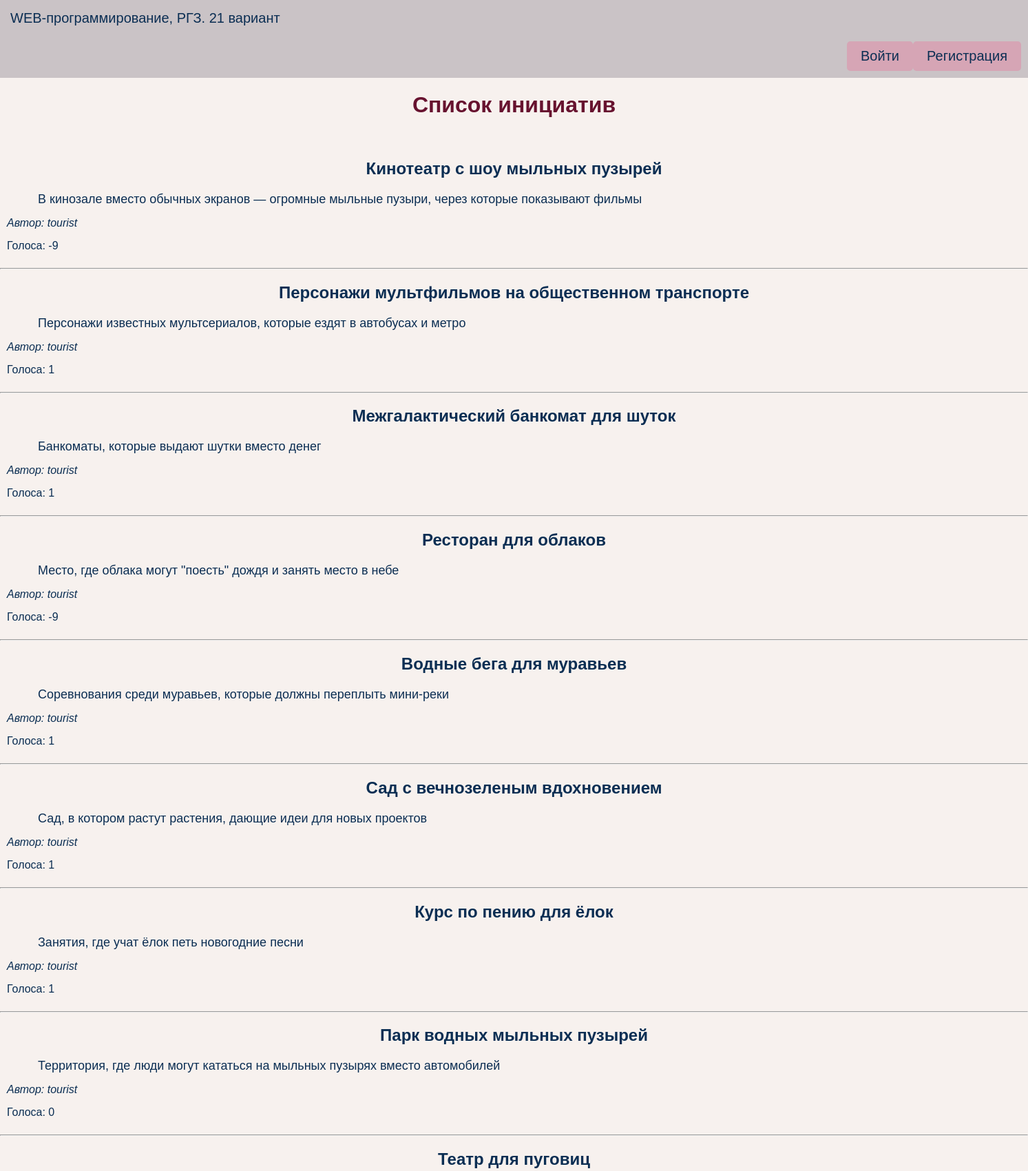
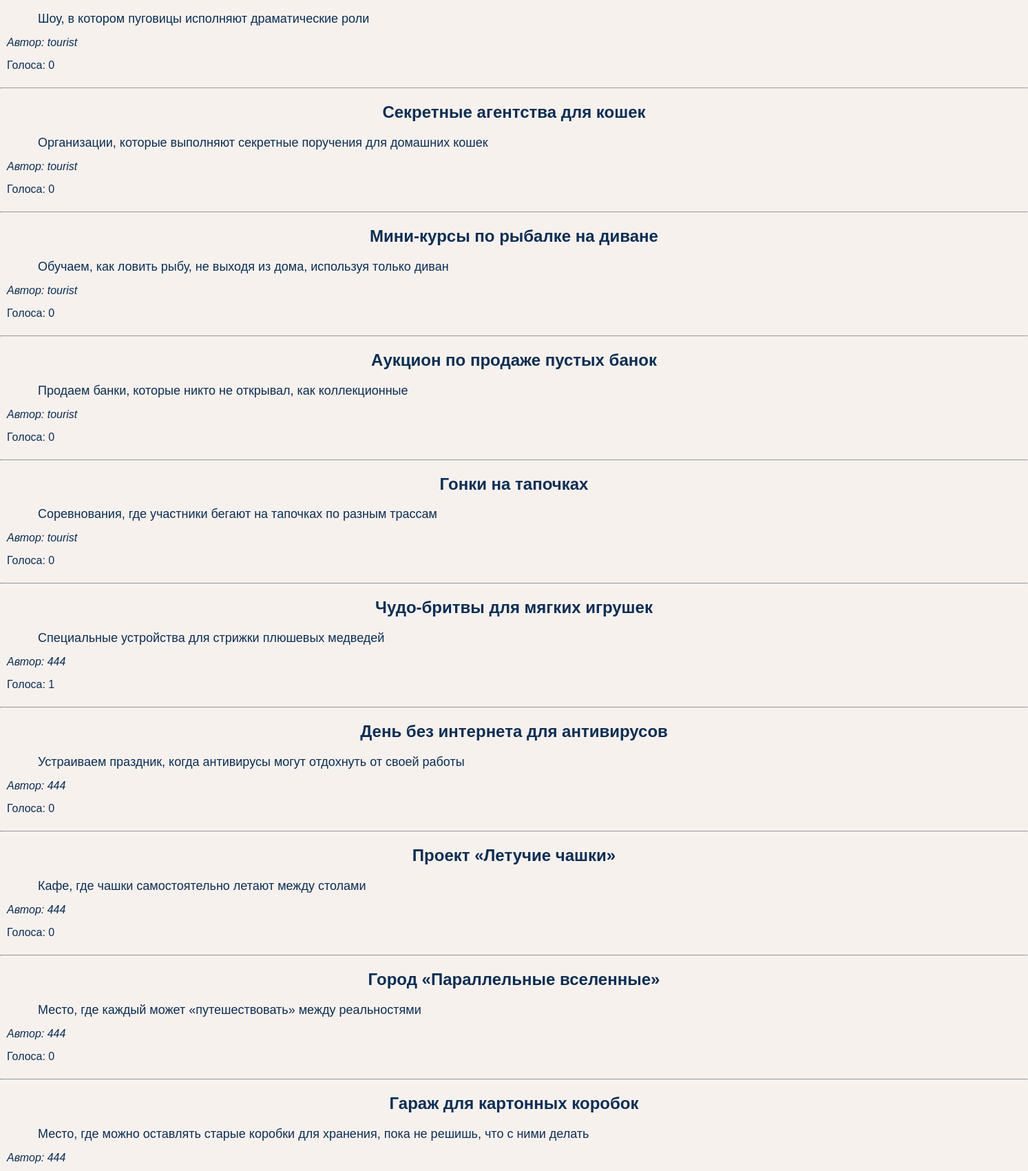
The page / (upper part) on the database its author committed (2 pictures, top to bottom).
### tables this page shows
CREATE TABLE initiatives (
            id INTEGER PRIMARY KEY AUTOINCREMENT,
            title TEXT NOT NULL,
            content TEXT NOT NULL,
            created_at DATETIME DEFAULT CURRENT_TIMESTAMP,
            author_id INTEGER,
            votes INTEGER DEFAULT 0,
            FOREIGN KEY(author_id) REFERENCES users(id)
        );

CREATE TABLE users (
            id INTEGER PRIMARY KEY AUTOINCREMENT,
            username TEXT NOT NULL UNIQUE,
            password TEXT NOT NULL,
            is_admin INTEGER DEFAULT 0
        );

### app.py (the view)
@app.route('/')
def index():
    page = request.args.get('page', 1, type=int)
    limit = 20
    offset = (page - 1) * limit
    initiatives = get_db().execute("""
        SELECT initiatives.id, initiatives.title, initiatives.content, initiatives.created_at,
               users.username, initiatives.author_id
        FROM initiatives
        LEFT JOIN users ON initiatives.author_id = users.id
        ORDER BY initiatives.created_at DESC
        LIMIT ? OFFSET ?
    """, (limit, offset)).fetchall()
    initiatives_with_votes = []
    for initiative in initiatives:
        initiative_id = initiative['id']
        up_votes = get_db().execute("""
            SELECT COUNT(*) FROM votes WHERE initiative_id = ? AND vote_type = 'up'
        """, (initiative_id,)).fetchone()[0]
        down_votes = get_db().execute("""
            SELECT COUNT(*) FROM votes WHERE initiative_id = ? AND vote_type = 'down'
        """, (initiative_id,)).fetchone()[0]
        initiative_with_votes = {
            **initiative,
            'up_votes': up_votes,
            'down_votes': down_votes,
            'total_votes': up_votes - down_votes
        }
        initiatives_with_votes.append(initiative_with_votes)
    total_initiatives = get_db().execute("""
        SELECT COUNT(*) FROM initiatives
    """).fetchone()[0]
    has_more = total_initiatives > page * limit
    return render_template('index.html', initiatives=initiatives_with_votes, page=page, has_more=has_more, get_db=get_db)

### app.py (called while the page is built)
def get_db():
    conn = sqlite3.connect(DATABASE)
    conn.row_factory = sqlite3.Row
    return conn

### templates/index.html (shortened to what this page needs)
{% extends "base.html" %}
{% block main %}
    <div class="user-panel">
        {% if session.get('username') %}
            <span style="text-align: left; margin-right: 670px; margin-left: 10px">Вы вошли как: <strong>{{ session['username'] }}</strong></span>
            {% if session.get('is_admin') %}
                <a href="{{ url_for('admin_panel') }}" class="button">Админ-таблицы</a>
            {% endif %}
            <a href="{{ url_for('new_initiative') }}" class="button">Добавить инициативу</a>
            <form method="POST" action="{{ url_for('logout') }}" style="display: inline;width:100px">
                <button type="submit" class="button">Выйти</button>
            </form>
        {% else %}
            <a href="{{ url_for('login') }}" style="margin-left: 1220px" class="button">Войти</a>
            <a href="{{ url_for('register') }}" class="button">Регистрация</a>
        {% endif %}
    </div>
    <h1>Список инициатив</h1>
    <br>
    {% for initiative in initiatives %}
    <div>
        <h2>{{ initiative['title'] }}</h2>
        <div style="margin-bottom:15px; margin-left:55px;font-size:18px">{{ initiative['content'] }}</div>
        <div style="margin-bottom:15px; margin-left:10px"><i>Автор: {{ initiative['username'] or 'Неизвестно' }}</i></div>
        <div style="margin-bottom:15px; margin-left:10px">Голоса: {{ initiative['total_votes'] }}</div>
    </div>
    <hr>
    {% endfor %}
    {% endblock %}

### templates/base.html (shortened to what this page needs)
<!DOCTYPE html>
<html lang="ru">
    <head>
        <link rel="stylesheet" href="{{url_for ('static', filename='main.css')}}">
    </head>
    <body>
        <header>
            WEB-программирование, РГЗ. 21 вариант
        </header>
        <main>
            {% block main %} {% endblock %}
            <br><br><br>
        </main>
    </body>
</html>

### static/main.css (style rules this page uses)
body { font-family: Arial, sans-serif; margin: 0; padding: 0; background-color: #f7f1ee; }
header { background-color: #cac3c6; color: #0b2e53; font-family: Arial, sans-serif; margin-bottom: 20px; padding: 15px; font-size: 20px; position: fixed; top: 0; left: 0; right: 0; z-index: 1000; }
main { padding-top: 30px; padding-bottom: 50px; margin: 20px 0px; max-width: 100%; color:#0b2e53 }
h1, h2 { text-align: center; }
h1 { color: #67122f; }
a.button { display: block; padding: 10px 20px; background-color: #d6a5b5; color:#0b2e53; text-align: center; text-decoration: none; font-size: 20px; border-radius: 5px; border: none; float: right; margin: 10px; }
a.button:link, a.button:visited { text-decoration:none; color:#0b2e53; }
.user-panel { text-align: right; display: flex; justify-content: space-between; align-items: center; margin-bottom: 10px; padding: 10px; left: 0; right: 0; background-color: #cac3c6; }
.user-panel .button { margin: 0px; }

### rows shown on the page
initiatives: title "Кинотеатр с шоу мыльных пузырей", content "В кинозале вместо обычных экранов — огромные мыльные пузыри, через которые показывают фильмы", username "tourist", total_votes "-9"
initiatives: title "Персонажи мультфильмов на общественном транспорте", content "Персонажи известных мультсериалов, которые ездят в автобусах и метро", username "tourist", total_votes "1"
initiatives: title "Межгалактический банкомат для шуток", content "Банкоматы, которые выдают шутки вместо денег", username "tourist", total_votes "1"
initiatives: title "Ресторан для облаков", content "Место, где облака могут \"поесть\" дождя и занять место в небе", username "tourist", total_votes "-9"
initiatives: title "Водные бега для муравьев", content "Соревнования среди муравьев, которые должны переплыть мини-реки", username "tourist", total_votes "1"
initiatives: title "Сад с вечнозеленым вдохновением", content "Сад, в котором растут растения, дающие идеи для новых проектов", username "tourist", total_votes "1"
initiatives: title "Курс по пению для ёлок", content "Занятия, где учат ёлок петь новогодние песни", username "tourist", total_votes "1"
initiatives: title "Парк водных мыльных пузырей", content "Территория, где люди могут кататься на мыльных пузырях вместо автомобилей", username "tourist", total_votes "0"
initiatives: title "Театр для пуговиц", content "Шоу, в котором пуговицы исполняют драматические роли", username "tourist", total_votes "0"
initiatives: title "Секретные агентства для кошек", content "Организации, которые выполняют секретные поручения для домашних кошек", username "tourist", total_votes "0"
initiatives: title "Мини-курсы по рыбалке на диване", content "Обучаем, как ловить рыбу, не выходя из дома, используя только диван", username "tourist", total_votes "0"
initiatives: title "Аукцион по продаже пустых банок", content "Продаем банки, которые никто не открывал, как коллекционные", username "tourist", total_votes "0"
initiatives: title "Гонки на тапочках", content "Соревнования, где участники бегают на тапочках по разным трассам", username "tourist", total_votes "0"
initiatives: title "Чудо-бритвы для мягких игрушек", content "Специальные устройства для стрижки плюшевых медведей", username "444", total_votes "1"
initiatives: title "День без интернета для антивирусов", content "Устраиваем праздник, когда антивирусы могут отдохнуть от своей работы", username "444", total_votes "0"
initiatives: title "Проект «Летучие чашки»", content "Кафе, где чашки самостоятельно летают между столами", username "444", total_votes "0"
initiatives: title "Город «Параллельные вселенные»", content "Место, где каждый может «путешествовать» между реальностями", username "444", total_votes "0"
initiatives: title "Гараж для картонных коробок", content "Место, где можно оставлять старые коробки для хранения, пока не решишь, что с ними делать", username "444"
